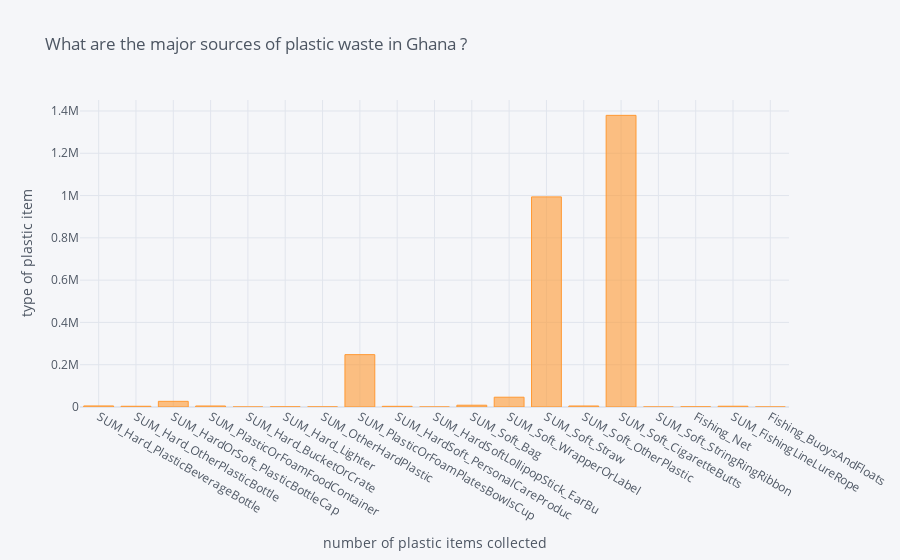

This figure's notebook cell:
### Markdown cell above
We will create barplot to visualise the number of each collected plastic item in Ghana.

### Code cell
# maximum_plastics_waste.plot(kind = 'bar')
cf.go_offline()
maximum_plastics_waste.iplot(kind='bar', title='What are the major sources of plastic waste in Ghana ?', yTitle='type of plastic item', xTitle='number of plastic items collected')

### Figure 1 — Plotly figure (JSON) as saved in the notebook; plotly's stock layout.template omitted (floating-point values rounded to 4 significant figures)
{"data": [{"marker": {"color": "rgba(255, 153, 51, 0.6)", "line": {"color": "rgba(255, 153, 51, 1.0)", "width": 1}}, "name": "plastic_waste_sources", "orientation": "v", "text": "", "type": "bar", "x": ["SUM_Hard_PlasticBeverageBottle", "SUM_Hard_OtherPlasticBottle", "SUM_HardOrSoft_PlasticBottleCap", "SUM_PlasticOrFoamFoodContainer", "SUM_Hard_BucketOrCrate", "SUM_Hard_Lighter", "SUM_OtherHardPlastic", "SUM_PlasticOrFoamPlatesBowlsCup", "SUM_HardSoft_PersonalCareProduc", "SUM_HardSoftLollipopStick_EarBu", "SUM_Soft_Bag", "SUM_Soft_WrapperOrLabel", "SUM_Soft_Straw", "SUM_Soft_OtherPlastic", "SUM_Soft_CigaretteButts", "SUM_Soft_StringRingRibbon", "Fishing_Net", "SUM_FishingLineLureRope", "Fishing_BuoysAndFloats"], "y": [4976, 3514, 26771, 4775, 0, 763, 409, 247666, 3230, 0, 8480, 46293, 993722, 4789, 1379379, 18, 866, 3678, 147]}], "layout": {"legend": {"bgcolor": "#F5F6F9", "font": {"color": "#4D5663"}}, "paper_bgcolor": "#F5F6F9", "plot_bgcolor": "#F5F6F9", "title": {"font": {"color": "#4D5663"}, "text": "What are the major sources of plastic waste in Ghana ?"}, "xaxis": {"gridcolor": "#E1E5ED", "showgrid": true, "tickfont": {"color": "#4D5663"}, "title": {"font": {"color": "#4D5663"}, "text": "number of plastic items collected"}, "zerolinecolor": "#E1E5ED"}, "yaxis": {"gridcolor": "#E1E5ED", "showgrid": true, "tickfont": {"color": "#4D5663"}, "title": {"font": {"color": "#4D5663"}, "text": "type of plastic item"}, "zerolinecolor": "#E1E5ED"}}}
